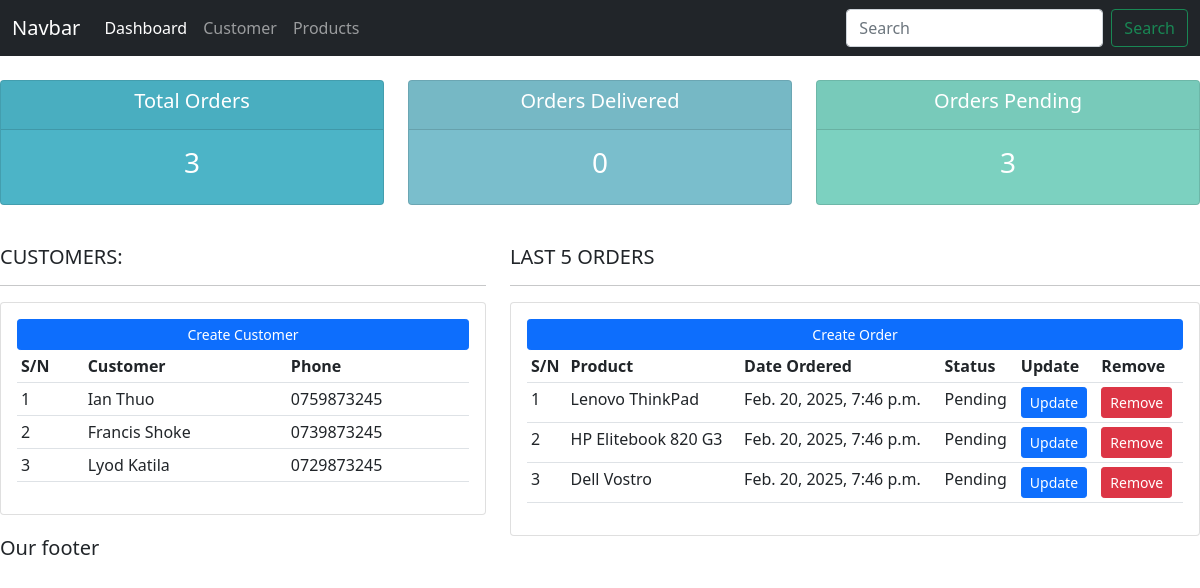
Before: / with the older database file.
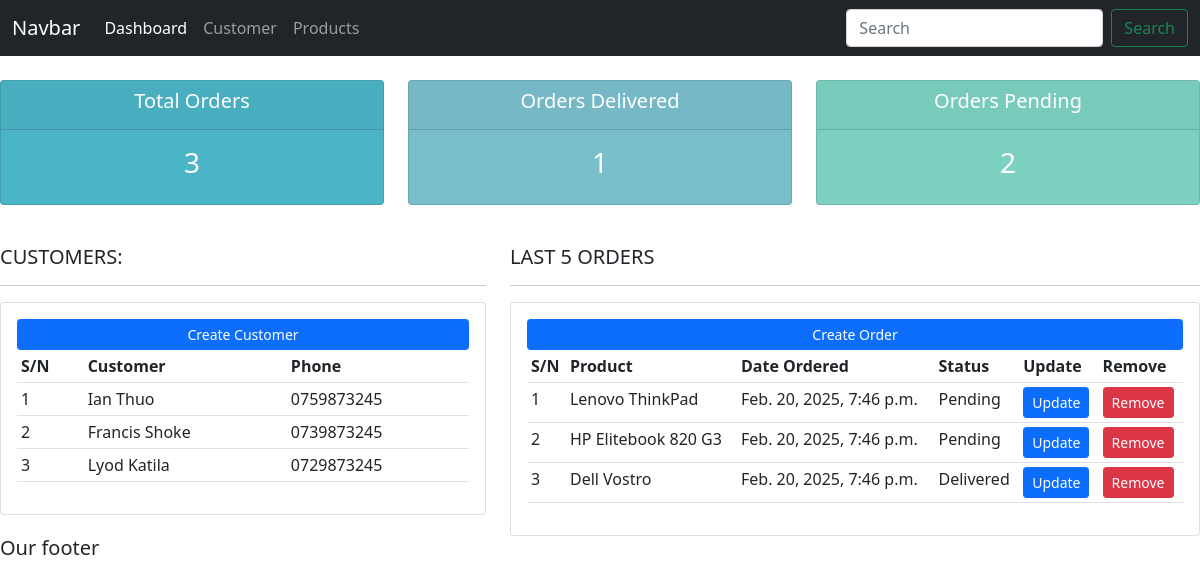
After: the same page with the newer database file.
### accounts/models.py (models this page shows, shortened)
class Order(models.Model):
    STATUS = (
        ('Pending', 'Pending'),
        ('Out for delivery', 'Out for delivery'),
        ('Delivered', 'Delivered'),
    )
    customer = models.ForeignKey(Customer, null=True, on_delete=models.SET_NULL)
    product = models.ForeignKey(Product, null=True, on_delete=models.SET_NULL)
    status = models.CharField(max_length=200, null=True, choices=STATUS)
    date_created = models.DateTimeField(auto_now_add=True, null=True)

class Product(models.Model):
    CATEGORY = (
        ('Desktop', 'Desktop'),
        ('Laptop', 'Laptop'),
    )
    name = models.CharField(max_length=200, null=True)
    price = models.FloatField(null=True)
    category = models.CharField(max_length=200, null=True, choices=CATEGORY)
    description = models.CharField(max_length=200, null=True)
    date_created = models.DateTimeField(auto_now_add=True, null=True)
    tags = models.ManyToManyField(Tag)
    def __str__(self):
        return self.name

### accounts/views.py (the view)
# urls.py: path('', views.home, name="home"),
def home(request):
    customers = Customer.objects.all()
    orders = Order.objects.all()
    total_orders = orders.count()
    orders_deliv = orders.filter(status='Delivered').count()
    orders_pending = orders.filter(status='Pending').count()
    context = {
        'customers': customers,
        'orders': orders,
        'total_orders': total_orders,
        'orders_d': orders_deliv,
        'orders_p': orders_pending
    }
    return render(request, 'accounts/dashboard.html', context)

### accounts/templates/accounts/dashboard.html
{% extends 'accounts/base.html' %}
{% block ufala %}
{% include "accounts/status.html" %}
<br>
<div class="row">
    <div class="col-md-5">
        <h5>CUSTOMERS:</h5>
        <hr>
        <div class="card card-body">
            <a href="" class="btn btn-primary btn-sm btn-block">Create Customer</a>
            <table class="table table-sm">
                <tr>
                    <th>S/N</th>
                    <th>Customer</th>
                    <th>Phone</th>
                </tr>
                {% for customer in customers %}
                <tr>
                    <td>{{forloop.counter}}</td>
                    <td>{{customer.name}}</td>
                    <td>{{customer.phone}}</td>
                </tr>
                {% endfor %}
            </table>
        </div>
    </div>
    <div class="col-md-7">
        <h5>LAST 5 ORDERS</h5>
        <hr>
        <div class="card card-body">
            <a href="" class="btn btn-primary btn-sm btn-block">Create Order</a>
            <table class="table table-sm">
                <tr>
                    <th>S/N</th>
                    <th>Product</th>
                    <th>Date Ordered</th>
                    <th>Status</th>
                    <th>Update</th>
                    <th>Remove</th>
                </tr>
                {% for order in orders %}
                <tr>
                    <td>{{forloop.counter}}</td>
                    <td>{{order.product}}</td>
                    <td>{{order.date_created}}</td>
                    <td>{{order.status}}</td>
                    <td><a href="" class="btn btn-sm btn-primary">Update</a></td>
                    <td><a href="" class="btn btn-sm btn-danger">Remove</a></td>
                </tr>
                {% endfor %}
            </table>
        </div>
    </div>
</div>
{% endblock %}

Changed rows visible on the page:
changed Order "Dell Vostro": status "Pending" → "Delivered"
Other visible differences:
{{ orders_d }}: "0" → "1"
{{ orders_p }}: "3" → "2"
